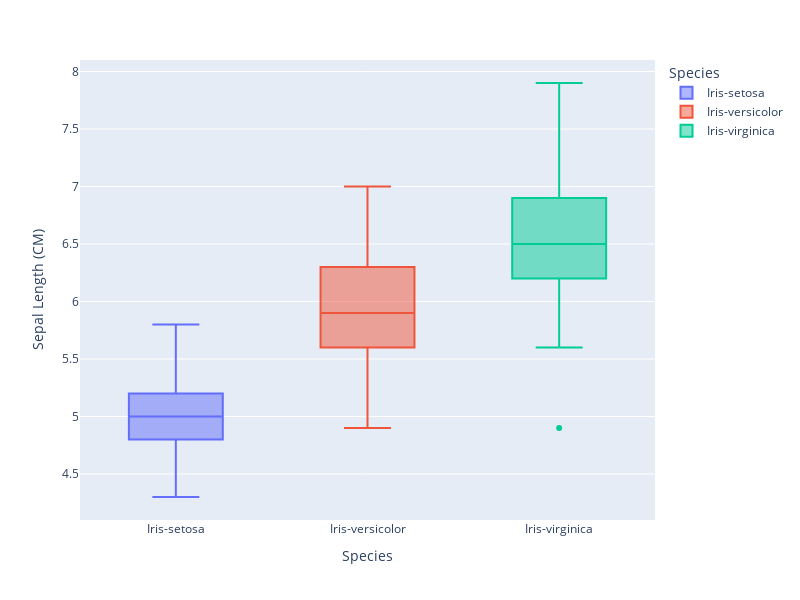

This figure's notebook cell:
### Code cell
#Setosa has the Smallest Sepal Length, Versicolor and Virginica have similar but Virginica has highest
fig = px.box(data_frame=df, x='Species',y='SepalLengthCm',color='Species', orientation='v',width=800, height=600).update_layout(xaxis_title="Species", yaxis_title="Sepal Length (CM)")
 
fig.show()

### Figure 1 — Plotly figure (JSON) as saved in the notebook; plotly's stock layout.template omitted (floating-point values rounded to 4 significant figures)
{"data": [{"alignmentgroup": "True", "hovertemplate": "Species=%{x}<br>SepalLengthCm=%{y}<extra></extra>", "legendgroup": "Iris-setosa", "marker": {"color": "#636efa"}, "name": "Iris-setosa", "notched": false, "offsetgroup": "Iris-setosa", "orientation": "v", "showlegend": true, "type": "box", "x": ["Iris-setosa", "Iris-setosa", "Iris-setosa", "Iris-setosa", "Iris-setosa", "Iris-setosa", "Iris-setosa", "Iris-setosa", "Iris-setosa", "Iris-setosa", "Iris-setosa", "Iris-setosa", "Iris-setosa", "Iris-setosa", "Iris-setosa", "Iris-setosa", "Iris-setosa", "Iris-setosa", "Iris-setosa", "Iris-setosa", "Iris-setosa", "Iris-setosa", "Iris-setosa", "Iris-setosa", "Iris-setosa", "Iris-setosa", "Iris-setosa", "Iris-setosa", "Iris-setosa", "Iris-setosa", "Iris-setosa", "Iris-setosa", "Iris-setosa", "Iris-setosa", "Iris-setosa", "Iris-setosa", "Iris-setosa", "Iris-setosa", "Iris-setosa", "Iris-setosa", "Iris-setosa", "Iris-setosa", "Iris-setosa", "Iris-setosa", "Iris-setosa", "Iris-setosa", "Iris-setosa", "Iris-setosa", "Iris-setosa", "Iris-setosa"], "x0": " ", "xaxis": "x", "y": [5.1, 4.9, 4.7, 4.6, 5, 5.4, 4.6, 5, 4.4, 4.9, 5.4, 4.8, 4.8, 4.3, 5.8, 5.7, 5.4, 5.1, 5.7, 5.1, 5.4, 5.1, 4.6, 5.1, 4.8, 5, 5, 5.2, 5.2, 4.7, 4.8, 5.4, 5.2, 5.5, 4.9, 5, 5.5, 4.9, 4.4, 5.1, 5, 4.5, 4.4, 5, 5.1, 4.8, 5.1, 4.6, 5.3, 5], "y0": " ", "yaxis": "y"}, {"alignmentgroup": "True", "hovertemplate": "Species=%{x}<br>SepalLengthCm=%{y}<extra></extra>", "legendgroup": "Iris-versicolor", "marker": {"color": "#EF553B"}, "name": "Iris-versicolor", "notched": false, "offsetgroup": "Iris-versicolor", "orientation": "v", "showlegend": true, "type": "box", "x": ["Iris-versicolor", "Iris-versicolor", "Iris-versicolor", "Iris-versicolor", "Iris-versicolor", "Iris-versicolor", "Iris-versicolor", "Iris-versicolor", "Iris-versicolor", "Iris-versicolor", "Iris-versicolor", "Iris-versicolor", "Iris-versicolor", "Iris-versicolor", "Iris-versicolor", "Iris-versicolor", "Iris-versicolor", "Iris-versicolor", "Iris-versicolor", "Iris-versicolor", "Iris-versicolor", "Iris-versicolor", "Iris-versicolor", "Iris-versicolor", "Iris-versicolor", "Iris-versicolor", "Iris-versicolor", "Iris-versicolor", "Iris-versicolor", "Iris-versicolor", "Iris-versicolor", "Iris-versicolor", "Iris-versicolor", "Iris-versicolor", "Iris-versicolor", "Iris-versicolor", "Iris-versicolor", "Iris-versicolor", "Iris-versicolor", "Iris-versicolor", "Iris-versicolor", "Iris-versicolor", "Iris-versicolor", "Iris-versicolor", "Iris-versicolor", "Iris-versicolor", "Iris-versicolor", "Iris-versicolor", "Iris-versicolor", "Iris-versicolor"], "x0": " ", "xaxis": "x", "y": [7, 6.4, 6.9, 5.5, 6.5, 5.7, 6.3, 4.9, 6.6, 5.2, 5, 5.9, 6, 6.1, 5.6, 6.7, 5.6, 5.8, 6.2, 5.6, 5.9, 6.1, 6.3, 6.1, 6.4, 6.6, 6.8, 6.7, 6, 5.7, 5.5, 5.5, 5.8, 6, 5.4, 6, 6.7, 6.3, 5.6, 5.5, 5.5, 6.1, 5.8, 5, 5.6, 5.7, 5.7, 6.2, 5.1, 5.7], "y0": " ", "yaxis": "y"}, {"alignmentgroup": "True", "hovertemplate": "Species=%{x}<br>SepalLengthCm=%{y}<extra></extra>", "legendgroup": "Iris-virginica", "marker": {"color": "#00cc96"}, "name": "Iris-virginica", "notched": false, "offsetgroup": "Iris-virginica", "orientation": "v", "showlegend": true, "type": "box", "x": ["Iris-virginica", "Iris-virginica", "Iris-virginica", "Iris-virginica", "Iris-virginica", "Iris-virginica", "Iris-virginica", "Iris-virginica", "Iris-virginica", "Iris-virginica", "Iris-virginica", "Iris-virginica", "Iris-virginica", "Iris-virginica", "Iris-virginica", "Iris-virginica", "Iris-virginica", "Iris-virginica", "Iris-virginica", "Iris-virginica", "Iris-virginica", "Iris-virginica", "Iris-virginica", "Iris-virginica", "Iris-virginica", "Iris-virginica", "Iris-virginica", "Iris-virginica", "Iris-virginica", "Iris-virginica", "Iris-virginica", "Iris-virginica", "Iris-virginica", "Iris-virginica", "Iris-virginica", "Iris-virginica", "Iris-virginica", "Iris-virginica", "Iris-virginica", "Iris-virginica", "Iris-virginica", "Iris-virginica", "Iris-virginica", "Iris-virginica", "Iris-virginica", "Iris-virginica", "Iris-virginica", "Iris-virginica", "Iris-virginica", "Iris-virginica"], "x0": " ", "xaxis": "x", "y": [6.3, 5.8, 7.1, 6.3, 6.5, 7.6, 4.9, 7.3, 6.7, 7.2, 6.5, 6.4, 6.8, 5.7, 5.8, 6.4, 6.5, 7.7, 7.7, 6, 6.9, 5.6, 7.7, 6.3, 6.7, 7.2, 6.2, 6.1, 6.4, 7.2, 7.4, 7.9, 6.4, 6.3, 6.1, 7.7, 6.3, 6.4, 6, 6.9, 6.7, 6.9, 5.8, 6.8, 6.7, 6.7, 6.3, 6.5, 6.2, 5.9], "y0": " ", "yaxis": "y"}], "layout": {"boxmode": "overlay", "height": 600, "legend": {"title": {"text": "Species"}, "tracegroupgap": 0}, "margin": {"t": 60}, "width": 800, "xaxis": {"anchor": "y", "categoryarray": ["Iris-setosa", "Iris-versicolor", "Iris-virginica"], "categoryorder": "array", "domain": [0, 1], "title": {"text": "Species"}}, "yaxis": {"anchor": "x", "domain": [0, 1], "title": {"text": "Sepal Length (CM)"}}}}
